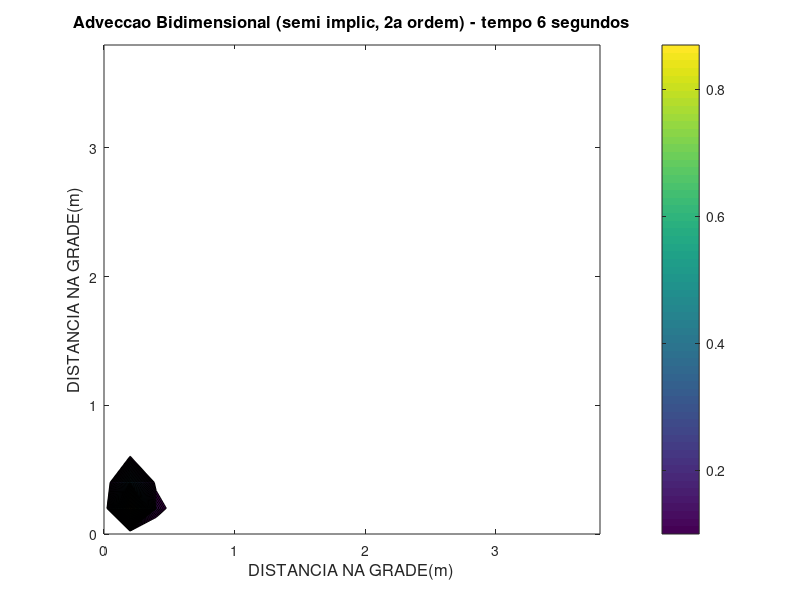
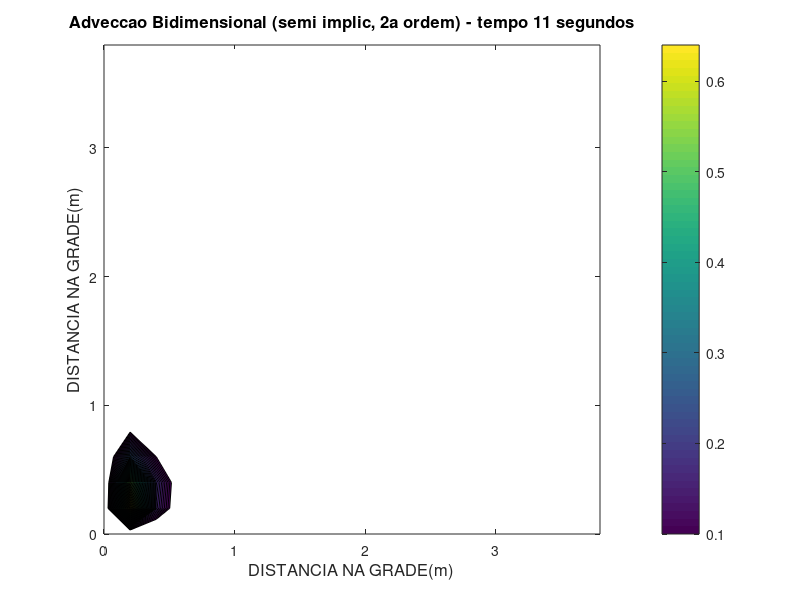
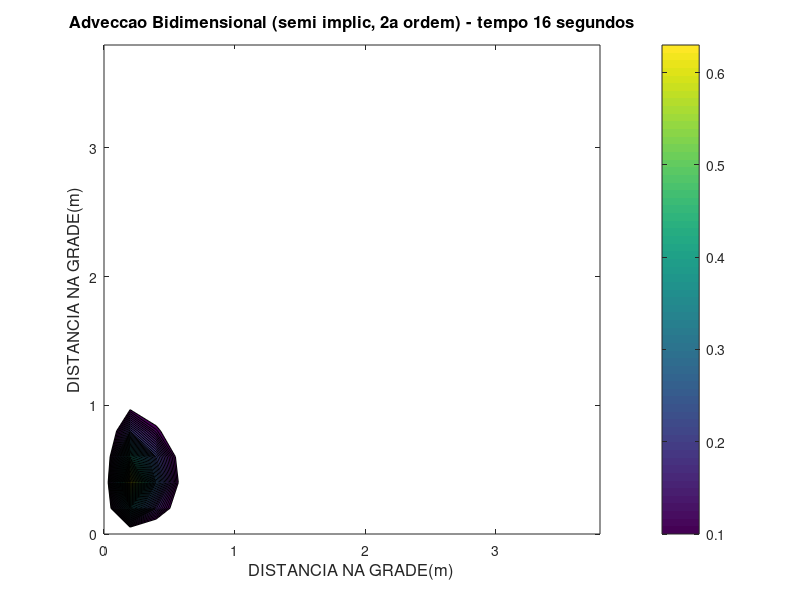
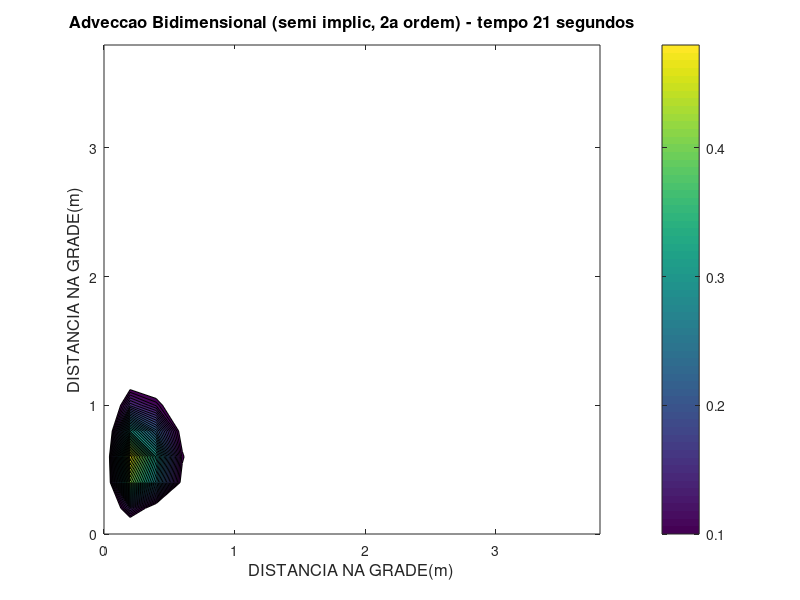

MATLAB code to generate these figures, in order:
%%%%%%%%%%%%%%%%%%%%%%%%%%%%%%%%%%%%%%%%%%%%%%%%%%%%%%%%%%%%%%%%%%%%%%%
% Programa desenvolvivo para a Questão 2 da Lista 1 de exercícios da disciplina
% IOF814 - Modelos Numéricos Aplicados a Processos Costeiros e Estuarinos
% ministrada pelo Prof Joseph Harari, do Instituto Oceanográfico da USP.
%
% Para mais detalhes do desenvolvimento da discretização, pode ser conferido
% na solução da Lista, em IOF814/Lista1/outputs/Lista1_IOF814.pdf
%
%%%%%%%%%%%%%%%%%%%%%%%%%%%%%%%%%%%%%%%%%%%%%%%%%%%%%%%%%%%%%%%%%%%%%%%
clear all; close all;

% definindo os parametros iniciais do modelo
jmax=20;         % numero de celulas em x
kmax=20;         % numero de celulas em y
nmax=100;         % periodo de simulacao em segundos
pmax=kmax*jmax;  % quantidade de pontos total
u=0.3;           % componente u da velocidade
v=0.8;           % componente v da velocidade

dx=5;            % passo de espaco em x
dy=5;            % passo de espaco em y
dt=1;            % passo de tempo em s

freqplo=5;       % frequencia de plot

xgrid=((1:jmax)-1)/dx;
ygrid=((1:kmax)-1)/dy;

kdesp=2:2;
jdesp=2:2;      % posicao de despejo
conc=1;         % concentracao de despejo total

concorte=0.1;  % concentracao limite de corte

% CALCULOS INICIAIS
qu = u/(4*dx);
qv = v/(4*dy);

% Definicao das condicoes iniciais e inicializacao das matrizes de dado
fren=zeros(pmax,1);         % funcao de nivel n+1 (renovado)
fatu=zeros(pmax,1);         % funcao de nível n (atual)
fdes=zeros(kmax,jmax);      % funcao de despejo
faux=zeros(pmax,1);         % funcao auxiliar
grid=zeros(kmax,jmax);      % grade
d=zeros(pmax,1);            % definicao do vetor d para os termos f(n+1)
A=zeros(pmax);              % definicao da matriz A para os coeficientes
fdes(kdesp,jdesp)=conc;     % condicao inicial de despejo

% como fdesp e 2D, precisamos passar para 1D
for ii = 1:kmax
   faux(jmax*(ii-1)+1:jmax*ii) = fdes(ii,:);
end
fatu=fatu+faux;
fant=fatu;

% para popular a matriz A com as diagonais principais preenchidas pelos
% coeficientes determinados durante a discretizacao, fazemos:

% determinando os indices do contorno
inferiorBoundary=2:jmax-1;
superiorBoundary=pmax-jmax+2:pmax-1;
leftBoundary=find(rem(1:pmax,jmax)==0);
rightBoundary=find(rem(0:pmax-1,jmax)==0);

% concatenando todos os indices referentes ao contorno
contorno=cat(2,inferiorBoundary,superiorBoundary,leftBoundary,rightBoundary);

% pegando todos os indices que nao sao referentes aos contornos
interior=setdiff(1:pmax,contorno);

for ii=1:pmax
  if ii~=contorno
      A(ii,ii)=1/2*dt;      % coef de f^{n+1}_{j,k}
      A(ii,ii+1)=qu;        % coef de f^{n+1}_{j+1,k}
      A(ii,ii-1)=-qu;       % coef de f^{n+1}_{j-1,k}
      A(ii,ii+jmax)=qv;     % coef de f^{n+1}_{j,k+1}
      A(ii,ii-jmax)=-qv;    % coef de f^{n+1}_{j,k-1}
  else
      A(ii,ii)=1;           % condicao de contorno rigida
  end
end

contplo=0;                  % contador de plotagem
contFig=0;                  % contador de figuras para salvar o nome
% LOOP NO TEMPO
% CONDICOES DE CONTORNO
% FORMULA DE RECORRENCIA
% PLOTAGEM (PRESSIONE ENTER PARA EVOLUIR NO TEMPO)
% EVOLUCAO NO TEMPO DAS VARIAVEIS
for n=2:nmax
  tempo=n*dt;
  contplo=contplo+1;        % iteracao no contador

  % formula de recorrencia
  d(interior) = 0.5*fant(interior)/dt - qu*fatu(interior+1) + ...
                qu*fatu(interior-1) - qv*fatu(interior+jmax) + ...
                qv*fatu(interior-jmax);

  % resolver o sistema linear
  fren=A\d; % note que a barra invertida serve para resolver um sistema linear. Mais em https://www.mathworks.com/help/matlab/ref/mldivide.html

  if(contplo==freqplo)
    contplo=0;
    contFig=contFig+1;

    maxconc=max(fren);

    % convertendo o vetor para matriz
    plt=zeros(kmax,jmax);
    for ii=1:kmax
        plt(ii,:)=fren(jmax*(ii-1)+1:jmax*ii);
    end
    contourf(xgrid,ygrid,plt,[concorte:0.01:maxconc]);
    grid;
    axis([xgrid(1) xgrid(jmax) ygrid(1) ygrid(kmax)]);
    colorbar
    title(['Adveccao Bidimensional (semi implic, 2a ordem) - tempo ',...
        num2str(tempo),' segundos'],'fontsize',12);
    xlabel('DISTANCIA NA GRADE(m)','fontsize',12);
    ylabel('DISTANCIA NA GRADE(m)','fontsize',12);
    numberFig=sprintf('%03d',contFig);
    grafico=['print -djpeg ../outputs/Q02/q02_', numberFig];
    eval(grafico);

    hold off;
    pause(0.01);
  end

  fant=fatu;
  fatu=fren;

end
